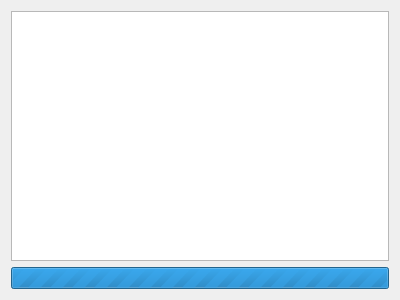
<?xml version="1.0" encoding="UTF-8"?>
<ui version="4.0">
 <class>workWidget</class>
 <widget class="QWidget" name="workWidget">
  <property name="geometry">
   <rect>
    <x>0</x>
    <y>0</y>
    <width>400</width>
    <height>300</height>
   </rect>
  </property>
  <property name="windowTitle">
   <string>Form</string>
  </property>
  <layout class="QVBoxLayout" name="workLayout">
   <item>
    <widget class="QPlainTextEdit" name="workMessages">
     <property name="focusPolicy">
      <enum>Qt::NoFocus</enum>
     </property>
     <property name="documentTitle">
      <string notr="true">Progress</string>
     </property>
     <property name="undoRedoEnabled">
      <bool>false</bool>
     </property>
     <property name="readOnly">
      <bool>true</bool>
     </property>
     <property name="plainText">
      <string notr="true"/>
     </property>
    </widget>
   </item>
   <item>
    <widget class="QProgressBar" name="workProgress">
     <property name="maximum">
      <number>0</number>
     </property>
     <property name="value">
      <number>0</number>
     </property>
     <property name="textVisible">
      <bool>true</bool>
     </property>
     <property name="invertedAppearance">
      <bool>false</bool>
     </property>
    </widget>
   </item>
  </layout>
 </widget>
 <resources/>
 <connections/>
</ui>
